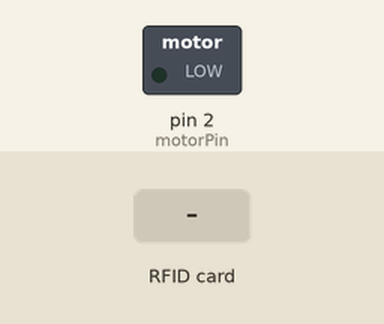
A sketch run on a simulated Arduino Uno, built with avr-gcc and run on an emulated ATmega328P. Parts: switched loads named in the sketch (green lamp = pin HIGH). The inputs (shaded band) are chosen by the test bench. What the sketch prints to the serial monitor is not drawn.

Above: at 1.2 s.
1.3 s: RFID card 5E 7A 19 C4 held to the reader
At 5.6 s:
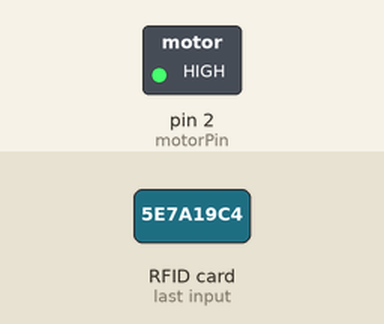
Timing chart, 0 to 7.1 s (numbered marks = the images above; inputs shaded):
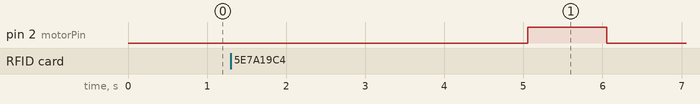

The sketch:

sketch_nfc_vibrate_display.ino
```cpp
#include <Wire.h>
#include <PN532_I2C.h>
#include <PN532.h>
#include <NfcAdapter.h>

#include <Arduino.h>

PN532_I2C pn532_i2c(Wire);
NfcAdapter nfc = NfcAdapter(pn532_i2c);
String tagId = "None";
byte nuidPICC[4];

// Define the pin connected to SIG
const int motorPin = 2;

void setup(void)
{
 Serial.begin(9600);
 while (!Serial) {
  delay(1000);
 }
//  delay(5000);
 nfc.begin();
 Serial.println("System initialized");

 pinMode(motorPin, OUTPUT);

//  paint();
}

void loop()
{
 readNFC();
}

bool isVibrating = false;
void readNFC()
{
 if (nfc.tagPresent())
 {
   NfcTag tag = nfc.read();
   tag.print();
   tagId = tag.getUidString();
   if (!isVibrating) {
    isVibrating = true;
    vibrate();
    // play_melody();
   }
   paint();
 }
 delay(5000);
 isVibrating = false;
}

void vibrate() {
  // Turn the motor on
  digitalWrite(motorPin, HIGH);
  delay(1000);  // wait 1 second


  // Turn the motor off
  digitalWrite(motorPin, LOW);
  delay(1000);  // wait 1 second
}
```

audio.ino
```cpp
/*
*/
#define NOTE_B0  31
#define NOTE_C1  33
#define NOTE_CS1 35
#define NOTE_D1  37
#define NOTE_DS1 39
#define NOTE_E1  41
#define NOTE_F1  44
#define NOTE_FS1 46
#define NOTE_G1  49
#define NOTE_GS1 52
#define NOTE_A1  55
#define NOTE_AS1 58
#define NOTE_B1  62
#define NOTE_C2  65
#define NOTE_CS2 69
#define NOTE_D2  73
#define NOTE_DS2 78
#define NOTE_E2  82
#define NOTE_F2  87
#define NOTE_FS2 93
#define NOTE_G2  98
#define NOTE_GS2 104
#define NOTE_A2  110
#define NOTE_AS2 117
#define NOTE_B2  123
#define NOTE_C3  131
#define NOTE_CS3 139
#define NOTE_D3  147
#define NOTE_DS3 156
#define NOTE_E3  165
#define NOTE_F3  175
#define NOTE_FS3 185
#define NOTE_G3  196
#define NOTE_GS3 208
#define NOTE_A3  220
#define NOTE_AS3 233
#define NOTE_B3  247
#define NOTE_C4  262
#define NOTE_CS4 277
#define NOTE_D4  294
#define NOTE_DS4 311
#define NOTE_E4  330
#define NOTE_F4  349
#define NOTE_FS4 370
#define NOTE_G4  392
#define NOTE_GS4 415
#define NOTE_A4  440
#define NOTE_AS4 466
#define NOTE_B4  494
#define NOTE_C5  523
#define NOTE_CS5 554
#define NOTE_D5  587
#define NOTE_DS5 622
#define NOTE_E5  659
#define NOTE_F5  698
#define NOTE_FS5 740
#define NOTE_G5  784
#define NOTE_GS5 831
#define NOTE_A5  880
#define NOTE_AS5 932
#define NOTE_B5  988
#define NOTE_C6  1047
#define NOTE_CS6 1109
#define NOTE_D6  1175
#define NOTE_DS6 1245
#define NOTE_E6  1319
#define NOTE_F6  1397
#define NOTE_FS6 1480
#define NOTE_G6  1568
#define NOTE_GS6 1661
#define NOTE_A6  1760
#define NOTE_AS6 1865
#define NOTE_B6  1976
#define NOTE_C7  2093
#define NOTE_CS7 2217
#define NOTE_D7  2349
#define NOTE_DS7 2489
#define NOTE_E7  2637
#define NOTE_F7  2794
#define NOTE_FS7 2960
#define NOTE_G7  3136
#define NOTE_GS7 3322
#define NOTE_A7  3520
#define NOTE_AS7 3729
#define NOTE_B7  3951
#define NOTE_C8  4186
#define NOTE_CS8 4435
#define NOTE_D8  4699
#define NOTE_DS8 4978
#define REST      0
// change this to make the song slower or faster
int tempo = 114;
// change this to whichever pin you want to use
int buzzer = 4;
// notes of the moledy followed by the duration.
// a 4 means a quarter note, 8 an eighteenth , 16 sixteenth, so on
// !!negative numbers are used to represent dotted notes,
// so -4 means a dotted quarter note, that is, a quarter plus an eighteenth!!
int melody[] = {

  // Mii Channel theme


 // NOTE_FS4,8, REST,8, NOTE_A4,8, NOTE_CS5,8, REST,8,NOTE_A4,8, REST,8, NOTE_FS4,8, //1
 // NOTE_D4,8, NOTE_D4,8, NOTE_D4,8, REST,8, REST,4, REST,8, NOTE_CS4,8,
 // Start codeNOTE_D4,8, NOTE_FS4,8, NOTE_A4,8, NOTE_CS5,8, REST,8, NOTE_A4,8, REST,8, NOTE_F4,8,
  //start code NOTE_E5,-4, NOTE_DS5,8, NOTE_D5,8, REST,8, REST,4,
 // NOTE_A4,8, NOTE_CS5,8, REST,8, NOTE_A4,8, REST,8, NOTE_F4,8,
  NOTE_E5,-4, NOTE_DS5,8, NOTE_D5,8, NOTE_DS5,8, NOTE_A5,8

 // NOTE_GS4,8, REST,8, NOTE_CS5,8, NOTE_FS4,8, REST,8,NOTE_CS5,8, REST,8, NOTE_GS4,8, //5
 // REST,8, NOTE_CS5,8, NOTE_G4,8, NOTE_FS4,8, REST,8, NOTE_E4,8, REST,8,
 // NOTE_E4,8, NOTE_E4,8, NOTE_E4,8, REST,8, REST,4, NOTE_E4,8, NOTE_E4,8,
 // NOTE_E4,8, REST,8, REST,4, NOTE_DS4,8, NOTE_D4,8,
 // NOTE_CS4,8, REST,8, NOTE_A4,8, NOTE_CS5,8, REST,8,NOTE_A4,8, REST,8, NOTE_FS4,8, //9
 // NOTE_D4,8, NOTE_D4,8, NOTE_D4,8, REST,8, NOTE_E5,8, NOTE_E5,8, NOTE_E5,8, REST,8,
 // REST,8, NOTE_FS4,8, NOTE_A4,8, NOTE_CS5,8, REST,8, NOTE_A4,8, REST,8, NOTE_F4,8,
 // NOTE_E5,2, NOTE_D5,8, REST,8, REST,4,
 // NOTE_B4,8, NOTE_G4,8, NOTE_D4,8, NOTE_CS4,4, NOTE_B4,8, NOTE_G4,8, NOTE_CS4,8, //13
 // NOTE_A4,8, NOTE_FS4,8, NOTE_C4,8, NOTE_B3,4, NOTE_F4,8, NOTE_D4,8, NOTE_B3,8,
 // NOTE_E4,8, NOTE_E4,8, NOTE_E4,8, REST,4, REST,4, NOTE_AS4,4,
 // NOTE_CS5,8, NOTE_D5,8, NOTE_FS5,8, NOTE_A5,8, REST,8, REST,4,
 // REST,2, NOTE_A3,4, NOTE_AS3,4, //17
 // NOTE_A3,-4, NOTE_A3,8, NOTE_A3,2,
 // REST,4, NOTE_A3,8, NOTE_AS3,8, NOTE_A3,8, NOTE_F4,4, NOTE_C4,8,
 // NOTE_A3,-4, NOTE_A3,8, NOTE_A3,2,
 // REST,2, NOTE_B3,4, NOTE_C4,4, //21
 // NOTE_CS4,-4, NOTE_C4,8, NOTE_CS4,2,
 // REST,4, NOTE_CS4,8, NOTE_C4,8, NOTE_CS4,8, NOTE_GS4,4, NOTE_DS4,8,
 // NOTE_CS4,-4, NOTE_DS4,8, NOTE_B3,8, NOTE_GS4,8, NOTE_B3,8

  // NOTE_E4,4, NOTE_E4,4, NOTE_E4,4, REST,8,//25
  //repeats 1-25
 // NOTE_FS4,8, REST,8, NOTE_A4,8, NOTE_CS5,8, REST,8,NOTE_A4,8, REST,8, NOTE_FS4,8, //1
 // NOTE_D4,8, NOTE_D4,8, NOTE_D4,8, REST,8, REST,4, REST,8, NOTE_CS4,8,
 // NOTE_D4,8, NOTE_FS4,8, NOTE_A4,8, NOTE_CS5,8, REST,8, NOTE_A4,8, REST,8, NOTE_F4,8,
 // NOTE_E5,-4, NOTE_DS5,8, NOTE_D5,8, REST,8, REST,4,

 // NOTE_GS4,8, REST,8, NOTE_CS5,8, NOTE_FS4,8, REST,8,NOTE_CS5,8, REST,8, NOTE_GS4,8, //5
 // REST,8, NOTE_CS5,8, NOTE_G4,8, NOTE_FS4,8, REST,8, NOTE_E4,8, REST,8,
 // NOTE_E4,8, NOTE_E4,8, NOTE_E4,8, REST,8, REST,4, NOTE_E4,8, NOTE_E4,8,
 // NOTE_E4,8, REST,8, REST,4, NOTE_DS4,8, NOTE_D4,8,
 // NOTE_CS4,8, REST,8, NOTE_A4,8, NOTE_CS5,8, REST,8,NOTE_A4,8, REST,8, NOTE_FS4,8, //9
 // NOTE_D4,8, NOTE_D4,8, NOTE_D4,8, REST,8, NOTE_E5,8, NOTE_E5,8, NOTE_E5,8, REST,8,
 // REST,8, NOTE_FS4,8, NOTE_A4,8, NOTE_CS5,8, REST,8, NOTE_A4,8, REST,8, NOTE_F4,8,
 // NOTE_E5,2, NOTE_D5,8, REST,8, REST,4,
 // NOTE_B4,8, NOTE_G4,8, NOTE_D4,8, NOTE_CS4,4, NOTE_B4,8, NOTE_G4,8, NOTE_CS4,8, //13
 // NOTE_A4,8, NOTE_FS4,8, NOTE_C4,8, NOTE_B3,4, NOTE_F4,8, NOTE_D4,8, NOTE_B3,8,
 // NOTE_E4,8, NOTE_E4,8, NOTE_E4,8, REST,4, REST,4, NOTE_AS4,4,
 // NOTE_CS5,8, NOTE_D5,8, NOTE_FS5,8, NOTE_A5,8, REST,8, REST,4,
 // REST,2, NOTE_A3,4, NOTE_AS3,4, //17
 // NOTE_A3,-4, NOTE_A3,8, NOTE_A3,2,
 // REST,4, NOTE_A3,8, NOTE_AS3,8, NOTE_A3,8, NOTE_F4,4, NOTE_C4,8,
 // NOTE_A3,-4, NOTE_A3,8, NOTE_A3,2,
  //REST,2, NOTE_B3,4, NOTE_C4,4, //21
 // NOTE_CS4,-4, NOTE_C4,8, NOTE_CS4,2,
 // REST,4, NOTE_CS4,8, NOTE_C4,8, NOTE_CS4,8, NOTE_GS4,4, NOTE_DS4,8,
 // NOTE_CS4,-4, NOTE_DS4,8, NOTE_B3,1,

 // NOTE_E4,4, NOTE_E4,4, NOTE_E4,4, REST,8,//25
  //finishes with 26
  //NOTE_FS4,8, REST,8, NOTE_A4,8, NOTE_CS5,8, REST,8, NOTE_A4,8, REST,8, NOTE_FS4,8

};
// sizeof gives the number of bytes, each int value is composed of two bytes (16 bits)
// there are two values per note (pitch and duration), so for each note there are four bytes
int notes = sizeof(melody) / sizeof(melody[0]) / 2;
// this calculates the duration of a whole note in ms
int wholenote = (60000 * 4) / tempo;
int divider = 0, noteDuration = 0;
void play_melody() {
  // iterate over the notes of the melody.
  // Remember, the array is twice the number of notes (notes + durations)
  for (int thisNote = 0; thisNote < notes * 2; thisNote = thisNote + 2) {
    // calculates the duration of each note
    divider = melody[thisNote + 1];
    if (divider > 0) {
      // regular note, just proceed
      noteDuration = (wholenote) / divider;
    } else if (divider < 0) {
      // dotted notes are represented with negative durations!!
      noteDuration = (wholenote) / abs(divider);
      noteDuration *= 1.5; // increases the duration in half for dotted notes
    }
    // we only play the note for 90% of the duration, leaving 10% as a pause
    tone(buzzer, melody[thisNote], noteDuration*0.9);
    // Wait for the specief duration before playing the next note.
    delay(noteDuration);

    // stop the waveform generation before the next note.
    noTone(buzzer);
  }
}
```

custom_images.h
```cpp
extern const unsigned char stretched_people[];

extern const unsigned char img_3_min[];
extern const unsigned char img_5_min[];
extern const unsigned char img_15_min[];
extern const unsigned char img_1_hr_5_min[];
```

eink_display.ino
```cpp
#include <SPI.h>
#include "epd2in13b_V4.h"
#include "custom_images.h"
#include "epdpaint.h"

#define COLORED     0
#define UNCOLORED   1
unsigned char image[4000/4 + 50];

void paint() {
  // put your setup code here, to run once:
  Epd epd;

  if (epd.Init() != 0) {
    Serial.print("e-Paper init failed");
    return;
  }

  /* This clears the SRAM of the e-paper display */
  epd.ClearFrame();

  /**
    * Due to RAM not enough in Arduino UNO, a frame buffer is not allowed.
    * In this case, a smaller image buffer is allocated and you have to
    * update a partial display several times.
    * 1 byte = 8 pixels, therefore you have to set 8*N pixels at a time.
    */
  Paint paint(image, 128, 63);    //width should be the multiple of 8

  paint.Clear(UNCOLORED);
  paint.DrawStringAt(8, 2, tagId.c_str(), &Font12, COLORED);

  epd.Display(image);//1

  paint.Clear(UNCOLORED);
  paint.DrawRectangle(2,2,50,50,COLORED);
  paint.DrawLine(2,2,50,50,COLORED);
  paint.DrawLine(2,50,50,2,COLORED);

  epd.Display(image);//2

  paint.Clear(UNCOLORED);
  paint.DrawCircle(25,25,20,COLORED);
  epd.Display(image);//3

  paint.Clear(UNCOLORED);
  epd.Display(image);//4

  paint.Clear(UNCOLORED);
  paint.DrawStringAt(8, 20, tagId.c_str(), &Font12, COLORED);
  epd.Display(image);//5

  paint.Clear(UNCOLORED);
  paint.DrawFilledRectangle(52,2,100,50,COLORED);
  paint.DrawLine(52,2,100,50,UNCOLORED);
  paint.DrawLine(100,2,52,50,UNCOLORED);
  epd.Display(image);//6

  paint.Clear(UNCOLORED);
  paint.DrawFilledCircle(75,25,20,COLORED);
  epd.Display(image);//7

  paint.Clear(UNCOLORED);
  epd.Display(image);//8

  delay(2000);
  /* This displays an image */
  epd.DisplayFrame(stretched_people, NULL);

  /* Deep sleep */
  epd.Sleep();
}
```

Source omitted: om_images.cpp (data table, 125326 bytes)

Measured:
- after the input at 1.3 s, pin 2 (motorPin): LOW → HIGH after 3.8 s, → LOW 1.0 s later
